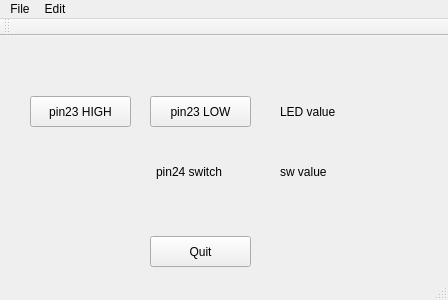
<?xml version="1.0" encoding="UTF-8"?>
<ui version="4.0">
 <class>MainWindow</class>
 <widget class="QMainWindow" name="MainWindow">
  <property name="geometry">
   <rect>
    <x>0</x>
    <y>0</y>
    <width>448</width>
    <height>300</height>
   </rect>
  </property>
  <property name="windowTitle">
   <string>MainWindow</string>
  </property>
  <widget class="QWidget" name="centralWidget">
   <widget class="QPushButton" name="quitButton">
    <property name="geometry">
     <rect>
      <x>150</x>
      <y>200</y>
      <width>101</width>
      <height>31</height>
     </rect>
    </property>
    <property name="text">
     <string>Quit</string>
    </property>
   </widget>
   <widget class="QPushButton" name="highButton">
    <property name="geometry">
     <rect>
      <x>30</x>
      <y>60</y>
      <width>101</width>
      <height>31</height>
     </rect>
    </property>
    <property name="text">
     <string>pin23 HIGH</string>
    </property>
   </widget>
   <widget class="QPushButton" name="lowButton">
    <property name="geometry">
     <rect>
      <x>150</x>
      <y>60</y>
      <width>101</width>
      <height>31</height>
     </rect>
    </property>
    <property name="text">
     <string>pin23 LOW</string>
    </property>
   </widget>
   <widget class="QLabel" name="label">
    <property name="geometry">
     <rect>
      <x>156</x>
      <y>120</y>
      <width>91</width>
      <height>31</height>
     </rect>
    </property>
    <property name="text">
     <string>pin24 switch</string>
    </property>
   </widget>
   <widget class="QLabel" name="pin24Label">
    <property name="geometry">
     <rect>
      <x>280</x>
      <y>120</y>
      <width>91</width>
      <height>31</height>
     </rect>
    </property>
    <property name="text">
     <string>sw value</string>
    </property>
   </widget>
   <widget class="QLabel" name="pin23Label">
    <property name="geometry">
     <rect>
      <x>280</x>
      <y>60</y>
      <width>91</width>
      <height>31</height>
     </rect>
    </property>
    <property name="text">
     <string>LED value</string>
    </property>
   </widget>
  </widget>
  <widget class="QMenuBar" name="menuBar">
   <property name="geometry">
    <rect>
     <x>0</x>
     <y>0</y>
     <width>448</width>
     <height>27</height>
    </rect>
   </property>
   <widget class="QMenu" name="menuPress_Quit_to_terminate">
    <property name="title">
     <string>File</string>
    </property>
    <addaction name="actionQuit"/>
   </widget>
   <widget class="QMenu" name="menuInput">
    <property name="title">
     <string>Edit</string>
    </property>
    <addaction name="actionGPIO24_pullup"/>
    <addaction name="actionGPIO24_pulldown"/>
   </widget>
   <addaction name="menuPress_Quit_to_terminate"/>
   <addaction name="menuInput"/>
  </widget>
  <widget class="QToolBar" name="mainToolBar">
   <attribute name="toolBarArea">
    <enum>TopToolBarArea</enum>
   </attribute>
   <attribute name="toolBarBreak">
    <bool>false</bool>
   </attribute>
  </widget>
  <widget class="QStatusBar" name="statusBar"/>
  <action name="actionGPIO23">
   <property name="text">
    <string>GPIO23</string>
   </property>
  </action>
  <action name="actionQuit">
   <property name="text">
    <string>Quit</string>
   </property>
  </action>
  <action name="actionGPIO24">
   <property name="text">
    <string>GPIO24</string>
   </property>
  </action>
  <action name="actionGPIO24_pullup">
   <property name="text">
    <string>GPIO24 pullup</string>
   </property>
  </action>
  <action name="actionGPIO24_pulldown">
   <property name="text">
    <string>GPIO24 pulldown</string>
   </property>
  </action>
 </widget>
 <layoutdefault spacing="6" margin="11"/>
 <resources/>
 <connections>
  <connection>
   <sender>quitButton</sender>
   <signal>clicked()</signal>
   <receiver>MainWindow</receiver>
   <slot>close()</slot>
   <hints>
    <hint type="sourcelabel">
     <x>234</x>
     <y>240</y>
    </hint>
    <hint type="destinationlabel">
     <x>260</x>
     <y>229</y>
    </hint>
   </hints>
  </connection>
 </connections>
</ui>
